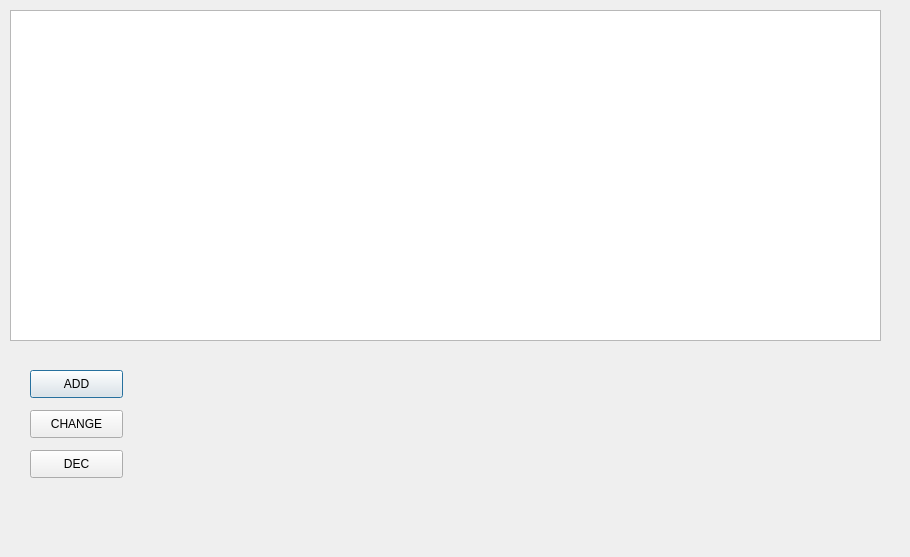
<?xml version="1.0" encoding="UTF-8"?>
<ui version="4.0">
 <class>Admin_Student</class>
 <widget class="QDialog" name="Admin_Student">
  <property name="geometry">
   <rect>
    <x>0</x>
    <y>0</y>
    <width>910</width>
    <height>557</height>
   </rect>
  </property>
  <property name="windowTitle">
   <string>Dialog</string>
  </property>
  <widget class="QWidget" name="widget" native="true">
   <property name="geometry">
    <rect>
     <x>10</x>
     <y>10</y>
     <width>881</width>
     <height>341</height>
    </rect>
   </property>
   <widget class="QTableView" name="tableView">
    <property name="geometry">
     <rect>
      <x>0</x>
      <y>0</y>
      <width>871</width>
      <height>331</height>
     </rect>
    </property>
   </widget>
  </widget>
  <widget class="QPushButton" name="pushButton">
   <property name="geometry">
    <rect>
     <x>30</x>
     <y>370</y>
     <width>93</width>
     <height>28</height>
    </rect>
   </property>
   <property name="text">
    <string>ADD</string>
   </property>
  </widget>
  <widget class="QPushButton" name="pushButton_2">
   <property name="geometry">
    <rect>
     <x>30</x>
     <y>410</y>
     <width>93</width>
     <height>28</height>
    </rect>
   </property>
   <property name="text">
    <string>CHANGE</string>
   </property>
  </widget>
  <widget class="QPushButton" name="pushButton_3">
   <property name="geometry">
    <rect>
     <x>30</x>
     <y>450</y>
     <width>93</width>
     <height>28</height>
    </rect>
   </property>
   <property name="text">
    <string>DEC</string>
   </property>
  </widget>
 </widget>
 <resources/>
 <connections/>
</ui>
